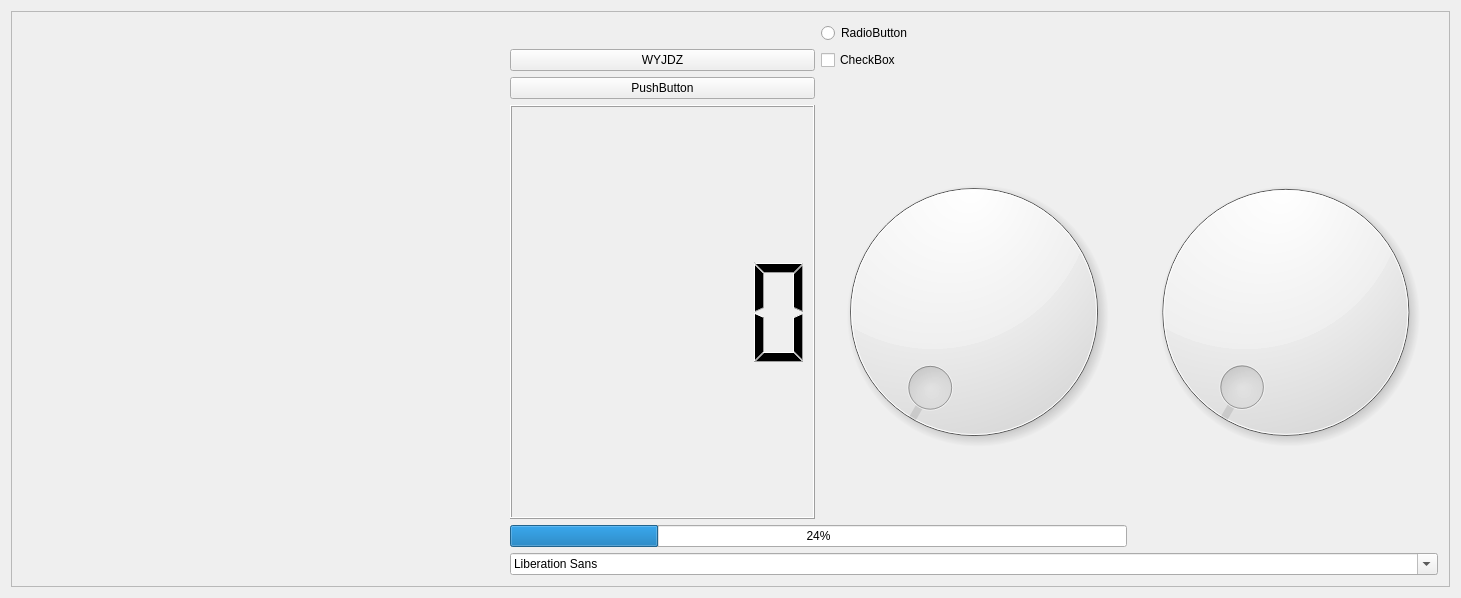
<?xml version="1.0" encoding="UTF-8"?>
<ui version="4.0">
 <class>dzien1</class>
 <widget class="QMainWindow" name="dzien1">
  <property name="geometry">
   <rect>
    <x>0</x>
    <y>0</y>
    <width>1461</width>
    <height>598</height>
   </rect>
  </property>
  <property name="windowTitle">
   <string>dzien1</string>
  </property>
  <widget class="QWidget" name="centralWidget">
   <layout class="QGridLayout" name="gridLayout">
    <item row="0" column="0">
     <widget class="QScrollArea" name="scrollArea">
      <property name="verticalScrollBarPolicy">
       <enum>Qt::ScrollBarAlwaysOff</enum>
      </property>
      <property name="horizontalScrollBarPolicy">
       <enum>Qt::ScrollBarAlwaysOff</enum>
      </property>
      <property name="widgetResizable">
       <bool>true</bool>
      </property>
      <widget class="QWidget" name="scrollAreaWidgetContents">
       <property name="geometry">
        <rect>
         <x>0</x>
         <y>0</y>
         <width>1437</width>
         <height>574</height>
        </rect>
       </property>
       <layout class="QGridLayout" name="gridLayout_3">
        <item row="0" column="0">
         <layout class="QGridLayout" name="gridLayout_2">
          <item row="5" column="1" colspan="3">
           <widget class="QFontComboBox" name="fontComboBox">
            <property name="minimumSize">
             <size>
              <width>925</width>
              <height>22</height>
             </size>
            </property>
           </widget>
          </item>
          <item row="1" column="1">
           <widget class="QPushButton" name="pushButton_close">
            <property name="text">
             <string>WYJDZ</string>
            </property>
           </widget>
          </item>
          <item row="0" column="2" colspan="2">
           <widget class="QRadioButton" name="radioButton">
            <property name="text">
             <string>RadioButton</string>
            </property>
           </widget>
          </item>
          <item row="0" column="0" rowspan="6">
           <widget class="QLabel" name="logo_L">
            <property name="minimumSize">
             <size>
              <width>481</width>
              <height>550</height>
             </size>
            </property>
            <property name="styleSheet">
             <string notr="true">background-image: url(:/new/prefix1/a6e9225368_lets_play.jpg);</string>
            </property>
            <property name="text">
             <string/>
            </property>
           </widget>
          </item>
          <item row="4" column="1" colspan="2">
           <widget class="QProgressBar" name="progressBar">
            <property name="value">
             <number>24</number>
            </property>
           </widget>
          </item>
          <item row="3" column="3">
           <widget class="QDial" name="dial"/>
          </item>
          <item row="1" column="2" colspan="2">
           <widget class="QCheckBox" name="checkBox">
            <property name="text">
             <string>CheckBox</string>
            </property>
           </widget>
          </item>
          <item row="3" column="1">
           <widget class="QLCDNumber" name="lcdNumber"/>
          </item>
          <item row="3" column="2">
           <widget class="QDial" name="dial_2"/>
          </item>
          <item row="2" column="1">
           <widget class="QPushButton" name="pushButton">
            <property name="text">
             <string>PushButton</string>
            </property>
           </widget>
          </item>
         </layout>
        </item>
       </layout>
      </widget>
     </widget>
    </item>
   </layout>
  </widget>
 </widget>
 <layoutdefault spacing="6" margin="11"/>
 <resources/>
 <connections>
  <connection>
   <sender>pushButton_close</sender>
   <signal>released()</signal>
   <receiver>dzien1</receiver>
   <slot>close()</slot>
   <hints>
    <hint type="sourcelabel">
     <x>649</x>
     <y>62</y>
    </hint>
    <hint type="destinationlabel">
     <x>859</x>
     <y>1</y>
    </hint>
   </hints>
  </connection>
 </connections>
</ui>
